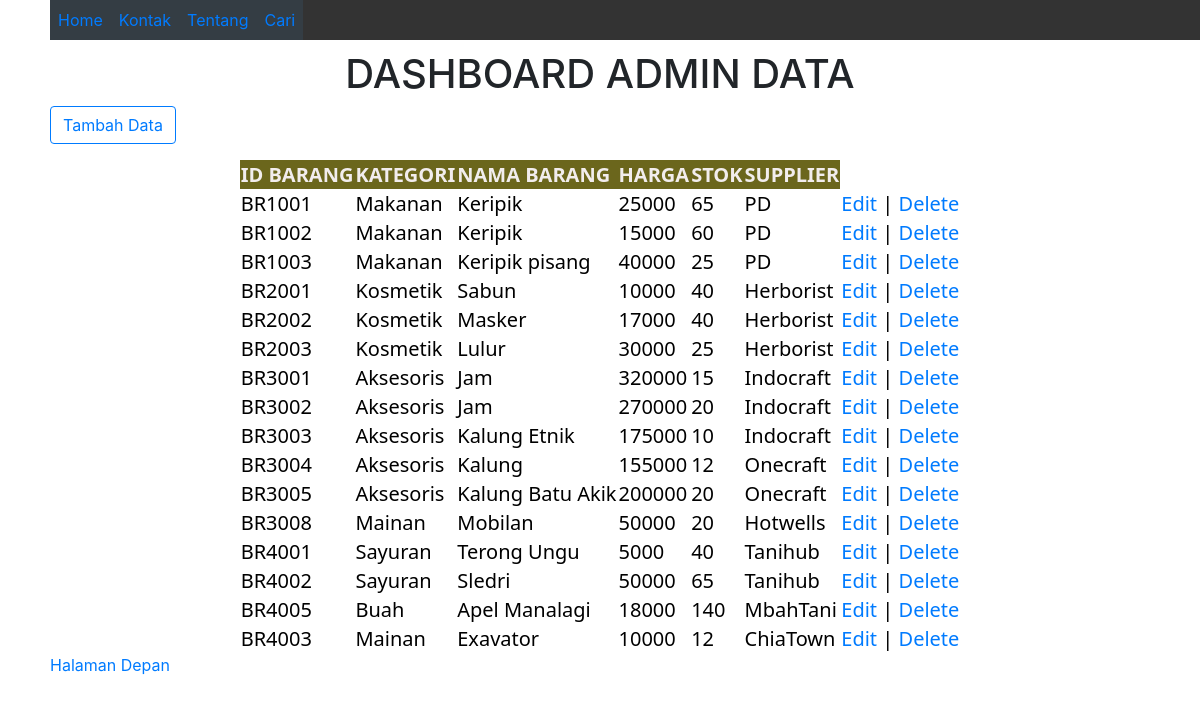
Page /action/admin.php on the committed database.
### tables this page shows
CREATE TABLE `barang` (
  `id_barang` varchar(11) NOT NULL,
  `categori` text NOT NULL,
  `nama_barang` varchar(30) NOT NULL,
  `harga` int(10) NOT NULL,
  `stok` int(11) NOT NULL,
  `supplier` text NOT NULL
);

### action/admin.php (the view, shortened to what this page needs)
<?php
include_once("koneksi2.php");
$result = mysqli_query($conn, 'SELECT * FROM barang');
?>
<html>
<head>
    <link rel="stylesheet" href="style.css" >
    <link rel="stylesheet" href="node_modules\bootstrap\dist\css\bootstrap.min.css">
	<link rel="stylesheet" href="https://maxcdn.bootstrapcdn.com/bootstrap/3.3.7/css/bootstrap-theme.min.css">
    <link rel="stylesheet" href="https://cdn.jsdelivr.net/npm/bootstrap@4.0.0/dist/css/bootstrap.min.css">
</head>
<header>
    <h1>Dashboard Admin Data</h1>
    <nav>
        <ul>
            <li><a href="http://localhost/MbahDagang/index.php">Home</a></li>
            <li><a href="#">Kontak</a></li>
            <li><a href="#">Tentang</a></li>
            <li><a href="#">Cari</a></li>
        </ul>
    </nav>
</header>
<body>
    <form action="add.php" method="get">
        <button type="button" class="btn btn-outline-primary">Tambah Data</button>
    </form>
    <table>
        <thead>
            <tr>
                <th>ID Barang</th>
                <th>Kategori</th>
                <th>Nama Barang</th>
                <th>Harga</th>
                <th>Stok</th>
                <th>Supplier</th>
            </tr>
        </thead>
        <?php
        while($row = mysqli_fetch_array($result)) {
            echo "<tr>";
            echo "<td>".$row['id_barang']."</td>";
            echo "<td>".$row['categori']."</td>";
            echo "<td>".$row['nama_barang']."</td>";
            echo "<td>".$row['harga']."</td>";
            echo "<td>".$row['stok']."</td>";
            echo "<td>".$row['supplier']."</td>";
            echo "<td><a href='edit.php?id_barang=$row[id_barang]'>Edit</a> | <a href='delete.php?id_barang=$row[id_barang]'>Delete</a></td></tr>";
        }
        ?>
    </table>
    <a href="http://localhost/madeagusandigunawan/index.php">Halaman Depan</a>
</body>
</html>

### action/style.css (style rules this page uses)
body { font-size: 30px; color: #343d44; font-family: "segoe-ui", "open-sans", tahoma, arial; padding: 50px; margin: 50px; }
table { border: #353535; margin: auto; font-family: "Lucida Sans Unicode", "Lucida Grande", "Segoe Ui"; font-size: 20px; }
h1 { margin: 25px auto 0; text-align: center; text-transform: uppercase; font-size: 17px; }
td, tr { font-size: 20px; color: rgb(0, 0, 0); }
th { background-color: #6b661c; color: rgb(242, 237, 237); border-color: #60daff !important; text-transform: uppercase; }
li { float: left; }
li a { display: block; padding: 8px; background-color: #343d44; }
ul { list-style-type: none; margin: 0; padding: 0; overflow: hidden; background-color: #333; position: fixed; top: 0; width: 100%; }

### rows in the picture
barang: id_barang "BR1001", categori "Makanan", nama_barang "Keripik", harga "25000", stok "65", supplier "PD"
barang: id_barang "BR1002", categori "Makanan", nama_barang "Keripik", harga "15000", stok "60", supplier "PD"
barang: id_barang "BR1003", categori "Makanan", nama_barang "Keripik pisang", harga "40000", stok "25", supplier "PD"
barang: id_barang "BR2001", categori "Kosmetik", nama_barang "Sabun", harga "10000", stok "40", supplier "Herborist"
barang: id_barang "BR2002", categori "Kosmetik", nama_barang "Masker", harga "17000", stok "40", supplier "Herborist"
barang: id_barang "BR2003", categori "Kosmetik", nama_barang "Lulur", harga "30000", stok "25", supplier "Herborist"
barang: id_barang "BR3001", categori "Aksesoris", nama_barang "Jam", harga "320000", stok "15", supplier "Indocraft"
barang: id_barang "BR3002", categori "Aksesoris", nama_barang "Jam", harga "270000", stok "20", supplier "Indocraft"
barang: id_barang "BR3003", categori "Aksesoris", nama_barang "Kalung Etnik", harga "175000", stok "10", supplier "Indocraft"
barang: id_barang "BR3004", categori "Aksesoris", nama_barang "Kalung", harga "155000", stok "12", supplier "Onecraft"
barang: id_barang "BR3005", categori "Aksesoris", nama_barang "Kalung Batu Akik", harga "200000", stok "20", supplier "Onecraft"
barang: id_barang "BR3008", categori "Mainan", nama_barang "Mobilan", harga "50000", stok "20", supplier "Hotwells"
barang: id_barang "BR4001", categori "Sayuran", nama_barang "Terong Ungu", harga "5000", stok "40", supplier "Tanihub"
barang: id_barang "BR4002", categori "Sayuran", nama_barang "Sledri", harga "50000", stok "65", supplier "Tanihub"
barang: id_barang "BR4005", categori "Buah", nama_barang "Apel Manalagi", harga "18000", stok "140", supplier "MbahTani"
barang: id_barang "BR4003", categori "Mainan", nama_barang "Exavator", harga "10000", stok "12", supplier "ChiaTown"
